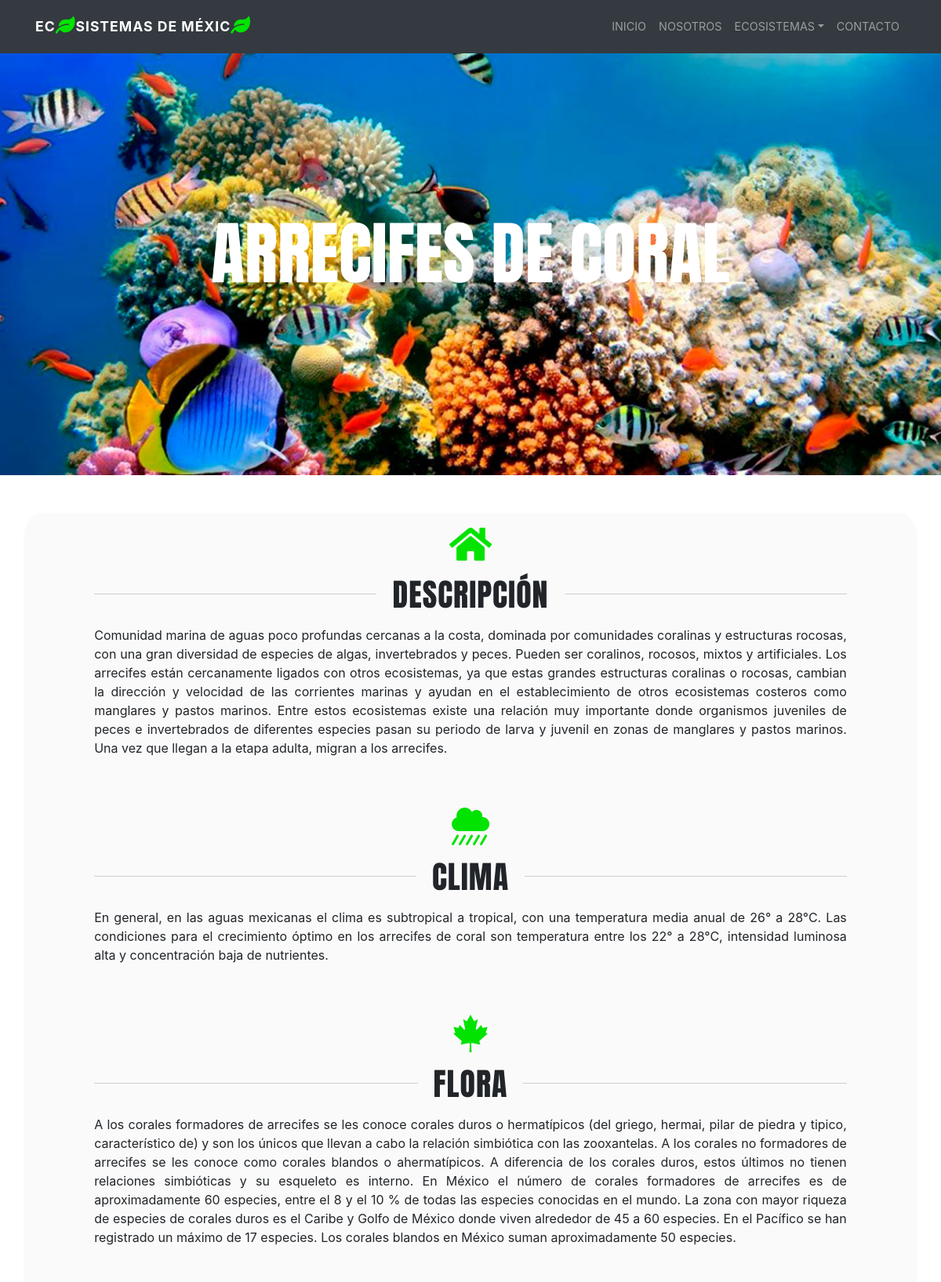
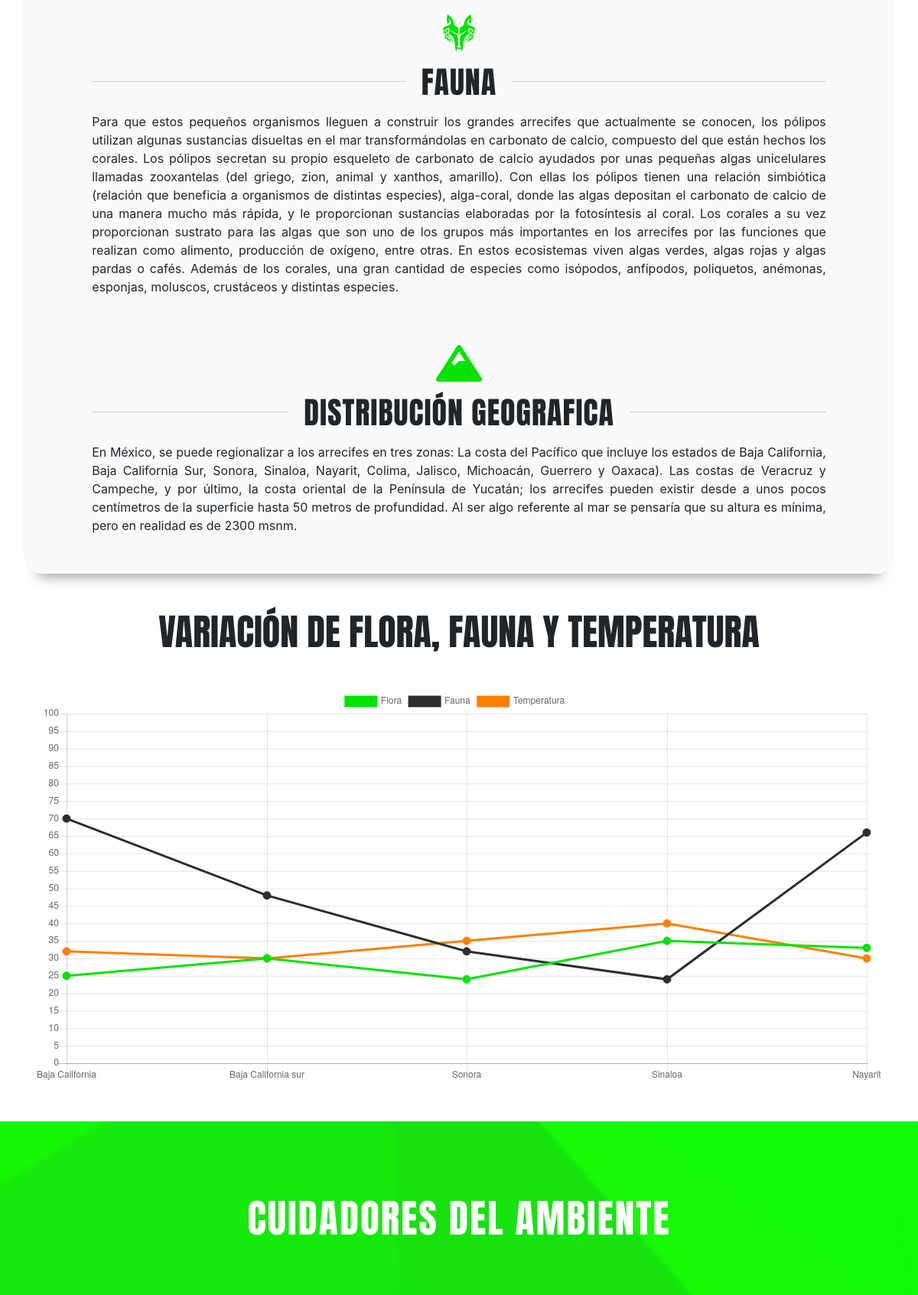
Screenshot of /arrecifes-coral.php (upper part) with the database file from the repository (2 pictures, top to bottom).
### tables this page shows
CREATE TABLE `ecosistema` (
  `id` int(11) NOT NULL,
  `nombre` varchar(45) NOT NULL,
  `descripcion` text NOT NULL,
  `clima` text NOT NULL,
  `flora` text NOT NULL,
  `fauna` text NOT NULL,
  `distribucion` text NOT NULL,
  `imagen` varchar(45) NOT NULL
);

### arrecifes-coral.php (the view, shortened to what this page needs)
<?php
include 'includes/conexion.php';
?>
<?php
include 'includes/header.php';
?>
<?php
include 'includes/navegacion.php';
?>
<?php
$consulta = "SELECT nombre, descripcion, clima, flora, fauna, distribucion  FROM ecosistema WHERE id='1'";
$resecosistema = mysqli_query($bd,$consulta);
$mostrardatos = mysqli_fetch_array($resecosistema);
 ?>
<div class="coral text-center">
  <div class="container">
    <div class="titulo-bgimagen mt-5">
      <h1 class="animated wow zoomIn"><?php echo $mostrardatos['nombre'] ?></h1>
    </div>
  </div>
</div>
<div class="container perro">
<div class="my-5 text-center px-5 animated wow bounceInLeft slow" data-wow-delay="200ms">
    <i class="fas fa-home fa-3x pt-3" style="color: #02E301;"></i>
<h2>descripción</h2>
    <p><?php echo $mostrardatos['descripcion'] ?></p>
</div>
<div class="my-5 text-center px-5 animated wow bounceInRight slow" data-wow-delay="400ms">
    <i class="fas fa-cloud-showers-heavy fa-3x pt-3" style="color: #02E301;"></i>
<h2>clima</h2>
    <p><?php echo $mostrardatos['clima'] ?></p>
  </div>
<div class="my-5 text-center px-5  animated wow bounceInLeft slow" data-wow-delay="600ms">
      <i class="fab fa-canadian-maple-leaf fa-3x pt-3" style="color: #02E301;"></i>
<h2>flora</h2>
    <p><?php echo $mostrardatos['flora'] ?></p>
  </div>
<div class="my-5 text-center px-5 animated wow bounceInRight slow" data-wow-delay="800ms">
<i class="fab fa-wolf-pack-battalion fa-3x pt-3" style="color: #02E301;"></i>
<h2>fauna</h2>
    <p><?php echo $mostrardatos['fauna'] ?></p>
  </div>
<div class="my-5 text-center px-5 animated wow bounceInLeft slow" data-wow-delay="1000ms">
    <i class="fas fa-mountain fa-3x pt-3" style="color: #02E301;"></i>
<h2>distribución geografica</h2>
    <p><?php echo $mostrardatos['distribucion'] ?></p>
  </div>
</div>
<div class="container animated wow bounceIn slow" data-wow-delay="900ms">
<h2 class="graficaArrecifes">Variación de flora, fauna y Temperatura</h2>
<script>
       $(document).ready(function() {
          new Chart(document.getElementById("graficaArrecifes"), {
          type: 'line',
          data: {
            labels: ["Baja California","Baja California sur","Sonora","Sinaloa","Nayarit"],
            datasets: [{
                data: [25,30,24,35,33],
                label: "Flora",
                borderColor: "#02E301",
                fill: false,
                backgroundColor : "#02E301",
                lineTension : 0,
                pointRadius : 5
              }, {
                data: [70,48,32,24,66],
                label: "Fauna",
                borderColor: "#2d2d2d",
                fill: false,
                backgroundColor : "#2d2d2d",
                lineTension : 0,
                pointRadius : 5
              }, {
                data: [32,30,35,40,30],
                label: "Temperatura",
                borderColor: "#ff8000",
                fill: false,
                backgroundColor : "#ff8000",
                lineTension : 0,
                pointRadius : 5
              },
            ]
          },
          options: {
            responsive: true,
            title: {
              display: true,
              position: "top",
              fontSize: 15,
          },
          scales: {
               yAxes: [{
                 ticks: {
                   max: 100,
                   min: 0,
                   stepSize: 5
                 }
               }]
          },
          }
       });
       });
     </script>
<div class="mb-4">
  <canvas id="graficaArrecifes" width="100%"></canvas>
</div>
</div>
<?php
include 'includes/asociaciones.php';
 ?>
</body>
</html>

### css/estilos.css (style rules this page uses)
body { background-color: white; }
.titulo-bgimagen { padding: 20% 0; }
.titulo-bgimagen h1 { font-family: 'Anton', sans-serif; font-size: 5.5rem; text-transform: uppercase; text-align: center; color: white; }
.coral { background: url(../img/arrecifes.jpg) no-repeat center center; background-size: cover; overflow: hidden; width: 100%; }
.perro { background-color: #fafafa; -webkit-box-shadow: 0px 22px 18px -20px rgba(0, 0, 0, 0.46); -moz-box-shadow: 0px 22px 18px -20px rgba(0, 0, 0, 0.46); box-shadow: 0px 22px 18px -20px rgba(0, 0, 0, 0.46); border-radius: 2%; padding-bottom: 0.2rem; }
.perro p { padding: 0 1.7rem; text-align: justify; }
.perro h2 { display: flex; width: 100%; justify-content: center; align-items: center; text-align: center; font-family: 'Anton', sans-serif; text-transform: uppercase; letter-spacing: 1px; font-size: 2.5rem; margin: 1rem 0; padding: 0 1.7rem; }
.perro h2:before, .perro h2:after { content: ''; border-top: 1px solid #cecece; margin: 0 20px 0 0; flex: 1 0 20px; }
.perro h2:after { margin: 0 0 0 20px; }
.graficaArrecifes { font-family: 'Anton', sans-serif; font-size: 3rem; text-transform: uppercase; text-align: center; padding-top: 3rem; }

### rows the page displays
ecosistema: nombre "ARRECIFES DE CORAL", descripcion "Comunidad marina de aguas poco profundas cercanas a la costa, dominada por comunidades coralinas y estructuras rocosas, con una gran diversidad de especies de algas, invertebrados y peces. Pueden ser coralinos, rocosos, mixtos y artificiales. Los arrecifes están cercanamente ligados con otros ecosistemas, ya que estas grandes estructuras coralinas o rocosas, cambian la dirección y velocidad de las corrientes marinas y ayudan en el establecimiento de otros ecosistemas costeros como manglares y pastos marinos. Entre estos ecosistemas existe una relación muy importante donde organismos juveniles de peces e invertebrados de diferentes especies pasan su periodo de larva y juvenil en zonas de…", clima "En general, en las aguas mexicanas el clima es subtropical a tropical, con una temperatura media anual de 26° a 28°C. Las condiciones para el crecimiento óptimo en los arrecifes de coral son temperatura entre los 22° a 28°C, intensidad luminosa alta y concentración baja de nutrientes.", flora "A los corales formadores de arrecifes se les conoce corales duros o hermatípicos (del griego, hermai, pilar de piedra y tipico, característico de) y son los únicos que llevan a cabo la relación simbiótica con las zooxantelas. A los corales no formadores de arrecifes se les conoce como corales blandos o ahermatípicos. A diferencia de los corales duros, estos últimos no tienen relaciones simbióticas y su esqueleto es interno. En México el número de corales formadores de arrecifes es de aproximadamente 60 especies, entre el 8 y el 10 % de todas las especies conocidas en el mundo. La zona con mayor riqueza de especies de corales duros es el Caribe y Golfo de México donde viven alrededor de 45 a…", fauna "Para que estos pequeños organismos lleguen a construir los grandes arrecifes que actualmente se conocen, los pólipos utilizan algunas sustancias disueltas en el mar transformándolas en carbonato de calcio, compuesto del que están hechos los corales. Los pólipos secretan su propio esqueleto de carbonato de calcio ayudados por unas pequeñas algas unicelulares llamadas zooxantelas (del griego, zion, animal y xanthos, amarillo). Con ellas los pólipos tienen una relación simbiótica (relación que beneficia a organismos de distintas especies), alga-coral, donde las algas depositan el carbonato de calcio de una manera mucho más rápida, y le proporcionan sustancias elaboradas por la fotosíntesis al…", distribucion "En México, se puede regionalizar a los arrecifes en tres zonas: La costa del Pacífico que incluye los estados de Baja California, Baja California Sur, Sonora, Sinaloa, Nayarit, Colima, Jalisco, Michoacán, Guerrero y Oaxaca). Las costas de Veracruz y Campeche, y por último, la costa oriental de la Península de Yucatán; los arrecifes pueden existir desde a unos pocos centímetros de la superficie hasta 50 metros de profundidad. Al ser algo referente al mar se pensaría que su altura es mínima, pero en realidad es de 2300 msnm."
